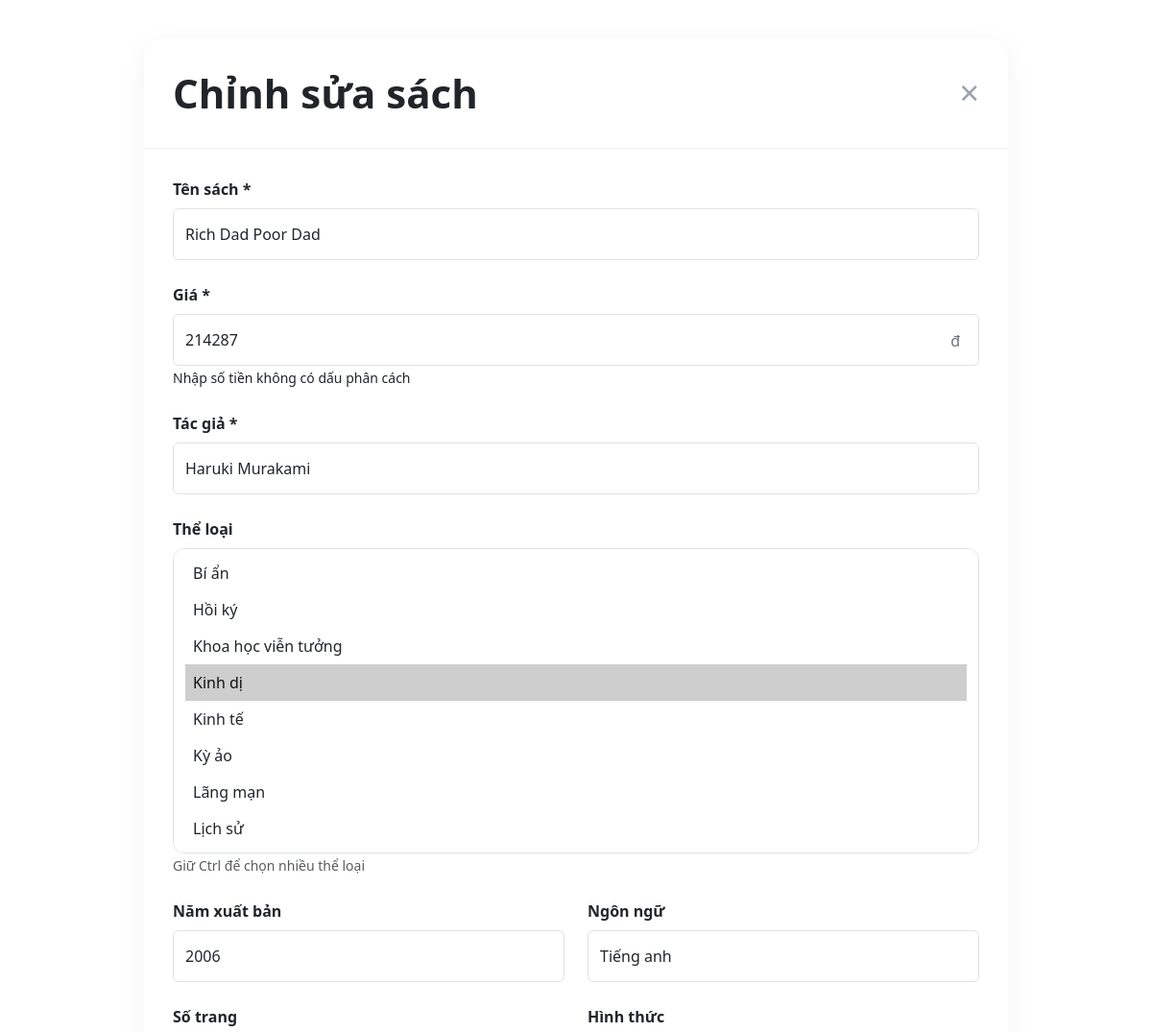
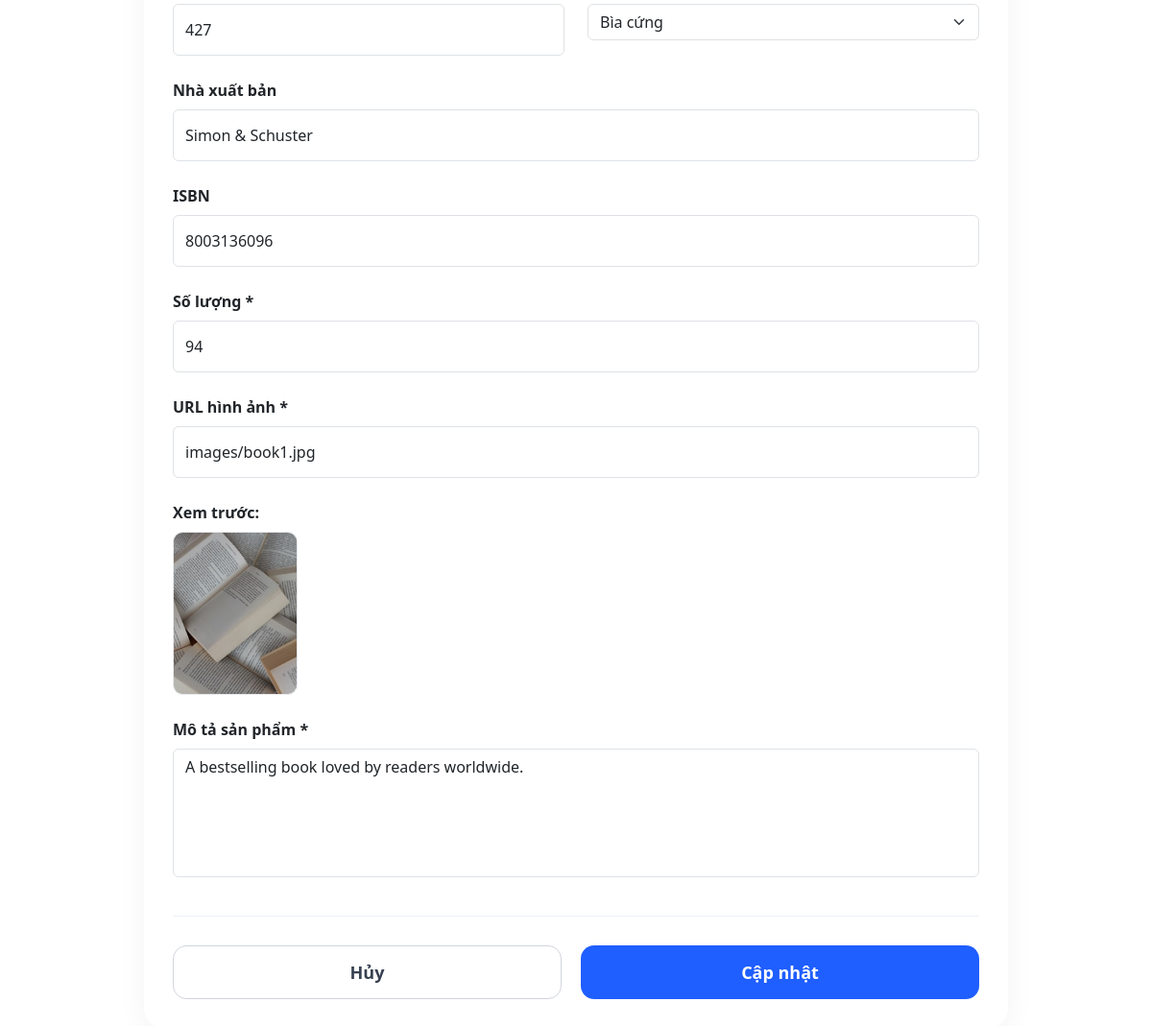
The page /bookstore/edit_book.php?id=2 (signed in) on the database its author committed (2 pictures, top to bottom).
### tables this page shows
CREATE TABLE `books` (
  `id` int(11) NOT NULL,
  `title` varchar(255) DEFAULT NULL,
  `price` int(11) DEFAULT NULL,
  `image` varchar(255) DEFAULT NULL,
  `author` varchar(255) NOT NULL,
  `description` text NOT NULL,
  `review` decimal(2,1) DEFAULT 5.0,
  `favor` int(11) NOT NULL,
  `quantity` int(11) NOT NULL,
  `created_at` timestamp NOT NULL DEFAULT current_timestamp(),
  `updated_at` timestamp NOT NULL DEFAULT current_timestamp(),
  `published_year` year(4) DEFAULT NULL,
  `language` varchar(50) DEFAULT NULL,
  `pages` int(11) DEFAULT NULL,
  `cover_type` varchar(50) DEFAULT NULL,
  `publisher` varchar(255) DEFAULT NULL,
  `isbn` varchar(50) DEFAULT NULL
);

### bookstore/edit_book.php (the view, shortened to what this page needs)
<?php
include 'db.php';
$id = isset($_GET['id']) ? (int)$_GET['id'] : 0;
$result = mysqli_query($conn, "SELECT * FROM books WHERE id = $id");
$book = mysqli_fetch_assoc($result);
$bookCategories = [];
$catQuery = mysqli_query($conn,"
    SELECT category_id
    FROM book_categories
    WHERE book_id = $id
");
while($row = mysqli_fetch_assoc($catQuery)){
    $bookCategories[] = $row['category_id'];
}
$categories = mysqli_query($conn,"
    SELECT *
    FROM categories
    WHERE parent_id IS NOT NULL
    ORDER BY name
");
?>
<!DOCTYPE html>
<html lang="vi">
<head>
    <link rel="stylesheet" href="css/edit_book.css">
    <link href="https://cdn.jsdelivr.net/npm/bootstrap@5.3.0/dist/css/bootstrap.min.css" rel="stylesheet">
</head>
<body>
<div class="edit-wrapper">
    <div class="edit-header">
        <h2>Chỉnh sửa sách</h2>
        <a href="admin_books.php" class="close-btn">×</a>
    </div>
    <form action="update_book.php" method="POST">
        <div class="mb-4">
            <label class="form-label">Tên sách *</label>
            <input
                type="text"
                name="title"
                class="form-control"
                value="<?= $book['title'] ?>"
                required
            >
        </div>
        <div class="mb-4">
            <label class="form-label">Giá *</label>
            <div class="price-input">
                <input
                    type="number"
                    name="price"
                    class="form-control"
                    value="<?= $book['price'] ?>"
                    required
                >
                <span>đ</span>
            </div>
            <small>Nhập số tiền không có dấu phân cách</small>
        </div>
        <div class="mb-4">
            <label class="form-label">Tác giả *</label>
            <input
                type="text"
                name="author"
                class="form-control"
                value="<?= $book['author'] ?>"
                required
            >
        </div>
        <div class="mb-4">
            <label class="form-label">
                Thể loại
            </label>
            <select
                name="categories[]"
                class="form-select"
                multiple
                size="8"
            >
                <?php while($cat = mysqli_fetch_assoc($categories)) { ?>
                    <option
                        value="<?= $cat['id'] ?>"
                        <?= in_array($cat['id'],$bookCategories) ? 'selected' : '' ?>
                    >
                        <?= $cat['name'] ?>
                    </option>
                <?php } ?>
            </select>
            <small class="text-muted">
                Giữ Ctrl để chọn nhiều thể loại
            </small>
        </div>
        <div class="row">
            <div class="col-md-6 mb-4">
                <label class="form-label">
                    Năm xuất bản
                </label>
                <input
                    type="number"
                    name="published_year"
                    class="form-control"
                    value="<?= $book['published_year'] ?>"
                >
            </div>
            <div class="col-md-6 mb-4">
                <label class="form-label">
                    Ngôn ngữ
                </label>
                <input
                    type="text"
                    name="language"
                    class="form-control"
                    value="<?= $book['language'] ?>"
                >
            </div>
        </div>
        <div class="row">
            <div class="col-md-6 mb-4">
                <label class="form-label">
                    Số trang
                </label>
                <input
                    type="number"
                    name="pages"
                    class="form-control"
                    value="<?= $book['pages'] ?>"
                >
            </div>
            <div class="col-md-6 mb-4">
                <label class="form-label">
                    Hình thức
                </label>
                <select
                    name="cover_type"
                    class="form-select"
                >
                    <option value="Bìa cứng"
                        <?= $book['cover_type'] == 'Bìa cứng' ? 'selected' : '' ?>>
                        Bìa cứng
                    </option>
                </select>
            </div>
        </div>
        <div class="mb-4">
            <label class="form-label">
                Nhà xuất bản
            </label>
            <input
                type="text"
                name="publisher"
                class="form-control"
                value="<?= $book['publisher'] ?>"
            >
        </div>
        <div class="mb-4">
            <label class="form-label">
                ISBN
            </label>
            <input
                type="text"
                name="isbn"
                class="form-control"
                value="<?= $book['isbn'] ?>"
            >
        </div>
        <div class="mb-4">
            <label class="form-label">Số lượng *</label>
            <input
                type="number"
                name="quantity"
                class="form-control"
                value="<?= $book['quantity'] ?>"
                required
            >
        </div>
        <div class="mb-4">
            <label class="form-label">URL hình ảnh *</label>
            <input
                type="text"
                name="image"
                class="form-control"
                value="<?= $book['image'] ?>"
                required
            >
        </div>
        <div class="mb-4">
            <label class="form-label">Xem trước:</label>
            <div>
                <img
                    src="<?= $book['image'] ?>"
                    class="preview-image"
                >
            </div>
        </div>
        <div class="mb-4">
            <label class="form-label">Mô tả sản phẩm *</label>
            <textarea
                name="description"
                class="form-control"
                rows="5"
                required
            ><?= $book['description'] ?></textarea>
        </div>
        <div class="edit-footer">
            <a href="admin_books.php" class="cancel-btn">
                Hủy
            </a>
            <button type="submit" class="save-btn">
                Cập nhật
            </button>
        </div>
    </form>
</div>
</body>
</html>

### bookstore/css/edit_book.css (style rules this page uses)
body { background: #f7f8fc; font-family: Arial, sans-serif; }
.edit-wrapper { max-width: 900px; margin: 40px auto; background: #ffffff; border-radius: 20px; box-shadow: 0 8px 30px rgba(0,0,0,0.05); overflow: hidden; }
.edit-header { padding: 30px; border-bottom: 1px solid #edf1f7; display: flex; justify-content: space-between; align-items: center; }
.edit-header h2 { font-size: 42px; font-weight: 700; margin: 0; }
.close-btn { text-decoration: none; font-size: 36px; color: #9ca3af; }
form { padding: 30px; }
.form-label { font-weight: 600; margin-bottom: 10px; }
.form-control { height: 54px; border-radius: 14px; }
textarea.form-control { height: auto; resize: none; }
.price-input { position: relative; }
.price-input span { position: absolute; right: 20px; top: 16px; color: #6b7280; }
.form-select[multiple] { min-height: 220px; border-radius: 12px; }
.form-select[multiple] option { padding: 8px; }
.preview-image { width: 130px; height: 170px; object-fit: cover; border-radius: 10px; border: 1px solid #e5e7eb; }
.edit-footer { margin-top: 40px; padding-top: 30px; border-top: 1px solid #edf1f7; display: flex; gap: 20px; }
.cancel-btn, .save-btn { flex: 1; height: 56px; border-radius: 14px; font-weight: 700; font-size: 18px; border: none; text-decoration: none; display: flex; align-items: center; justify-content: center; }
.cancel-btn { background: white; border: 1px solid #d1d5db; color: #374151; }
.save-btn { background: #1f5eff; color: white; }

### rows shown on the page
books: title "Rich Dad Poor Dad", price "214287", author "Haruki Murakami", published_year "2006", language "Tiếng anh", pages "427", cover_type "Bìa cứng", publisher "Simon & Schuster", isbn "8003136096", quantity "94", image "images/book1.jpg", image (picture), description "A bestselling book loved by readers worldwide."

### other values the page prints
form field value "Bí ẩn / Hồi ký / Khoa học viễn tưởng / Kinh dị ☑ / Kinh tế / Kỳ ảo / Lãng mạn / Lịch sử"
